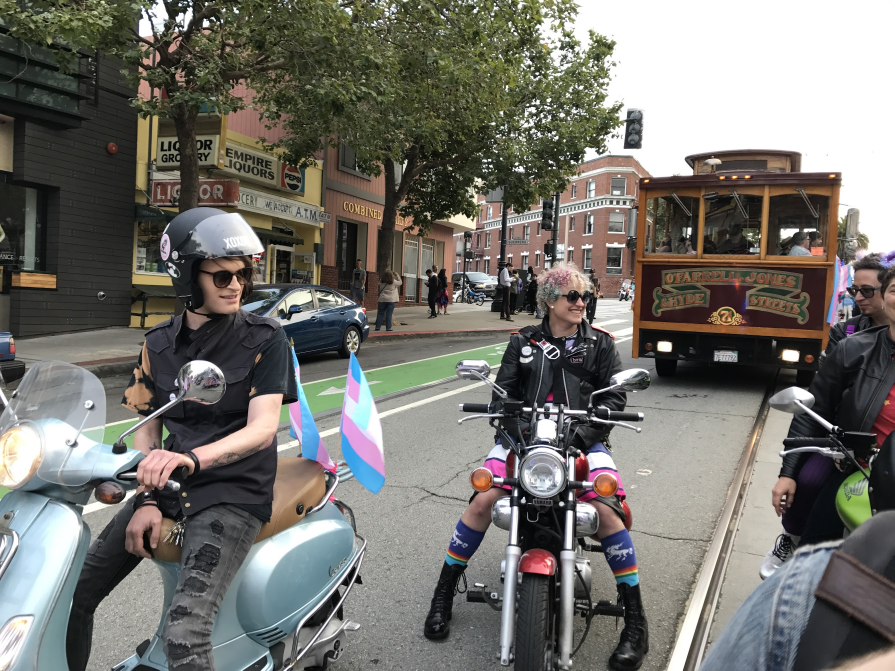
#> input picture assets/img/gallery/IMG_0613.JPG, 2683 x 2012 px (shown at 1/3 size); its folder holds only this picture in this run
$ python -i utils.py   (imports and definitions only)
#> lines starting #> are read from the running program, lines starting #| are printed output that depends on the picture
"""Shared utility functions for Sparkling Pink Pandas scripts."""

import os
import re
from datetime import date

import yaml

GALLERY_WEB_PREFIX = "/assets/img/gallery/"


# [18 lines left out: functions slugify, load_gallery_yaml, not called in this run]


def gallery_known_images(entries):
    """Return set of image paths from gallery entries."""
    return {e['image'] for e in entries if e and e.get('image')}


# [107 lines left out: functions gallery_dated_photos, parse_event_file, update_event_frontmatter, build_event_url, insert_gallery_dates, scan_future_events, not called in this run]


def apply_exif_orientation(img):
    """Rotate image according to EXIF orientation tag."""
    try:
        exif = img.getexif()
        orientation = exif.get(0x0112)
        if orientation == 3:
            img = img.rotate(180, expand=True)
        elif orientation == 6:
            img = img.rotate(270, expand=True)
        elif orientation == 8:
            img = img.rotate(90, expand=True)
    except Exception:
        pass
    return img


# [23 lines left out: functions resize_image, ensure_rgb, not called in this run]

>>> import cv2
>>> picture = cv2.imread('../assets/img/gallery/IMG_0613.JPG', cv2.IMREAD_GRAYSCALE)
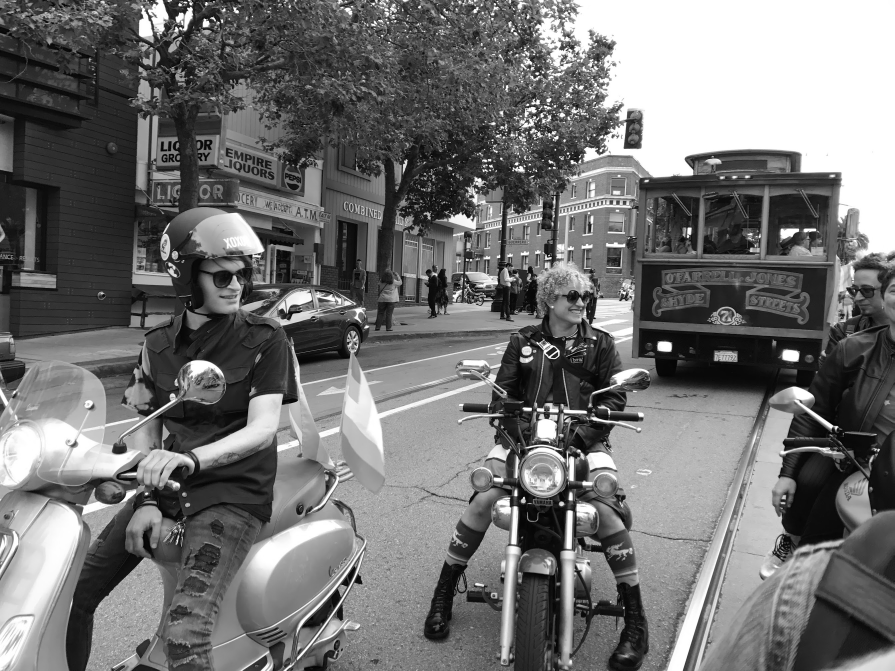
#> picture: shape (2012, 2683) (shown at 1/3 size); min 0, max 255, mean 114.4
>>> result = apply_exif_orientation(picture)

$ run again, on assets/img/gallery/IMG_0628.JPG
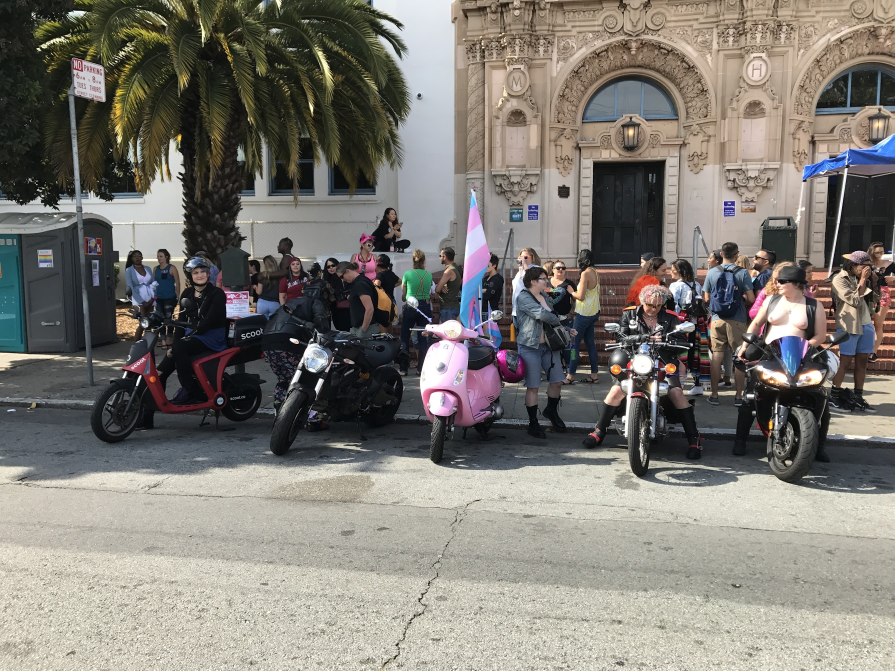
#> input picture assets/img/gallery/IMG_0628.JPG, 2683 x 2012 px (shown at 1/3 size)
#> `picture = cv2.imread('../assets/img/gallery/IMG_0613.JPG', cv2.IMREAD_..`:
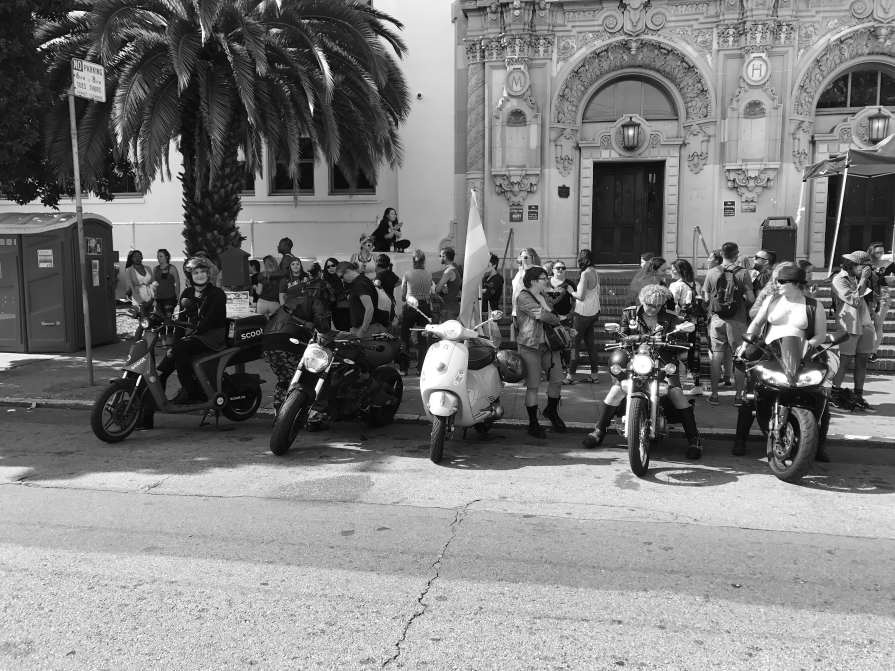
#> picture: shape (2012, 2683) (shown at 1/3 size); min 0, max 255, mean 123.7

$ run again, on assets/img/gallery/IMG_0653.JPG
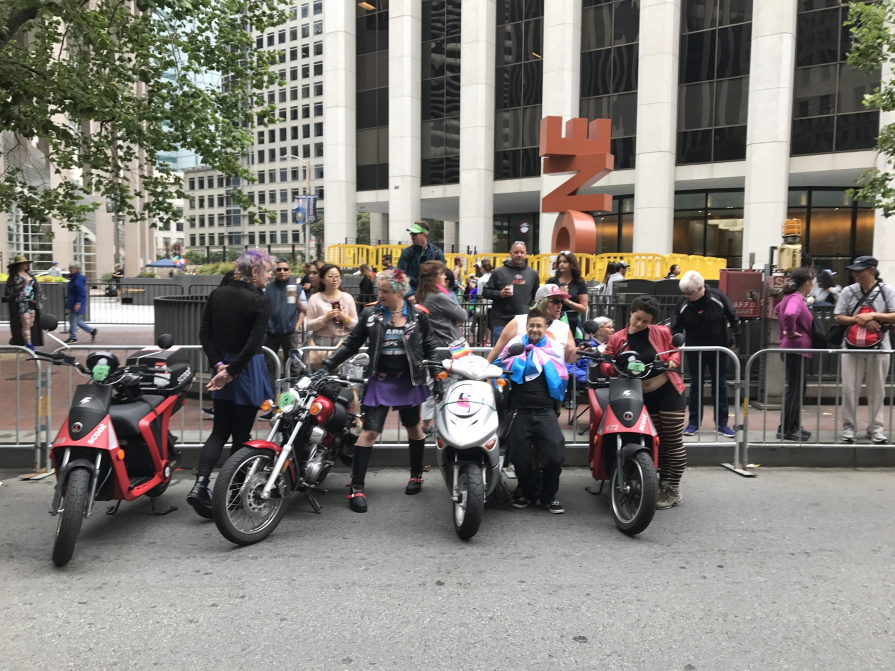
#> input picture assets/img/gallery/IMG_0653.JPG, 2683 x 2012 px (shown at 1/3 size)
#> `picture = cv2.imread('../assets/img/gallery/IMG_0613.JPG', cv2.IMREAD_..`:
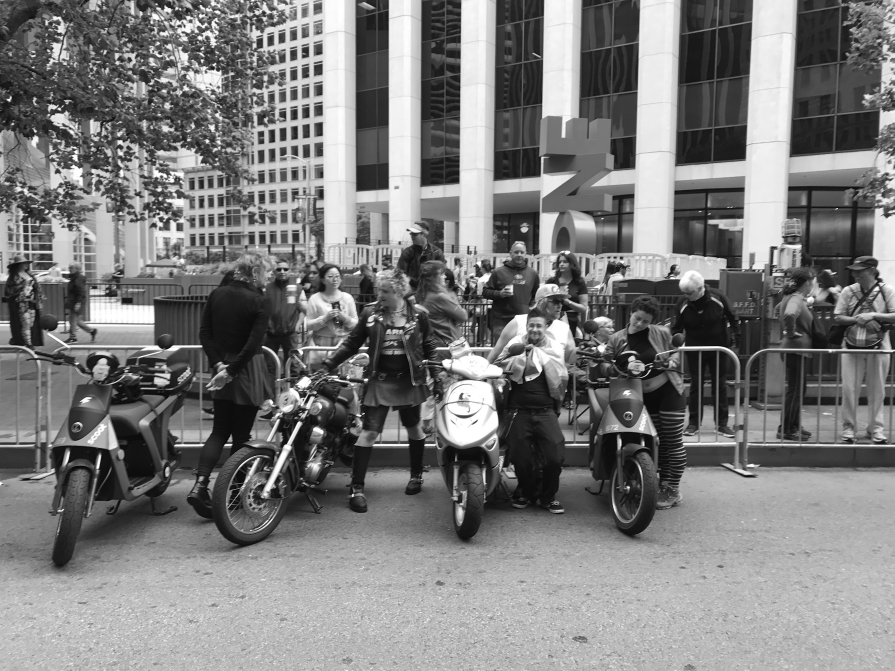
#> picture: shape (2012, 2683) (shown at 1/3 size); min 0, max 255, mean 124.5

$ run again, on assets/img/gallery/IMG_1424.JPG
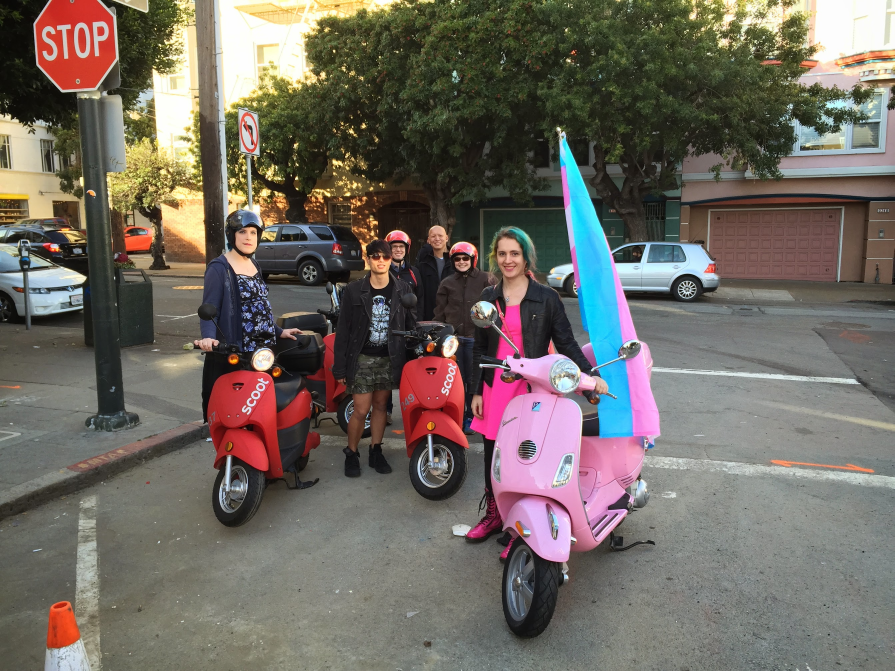
#> input picture assets/img/gallery/IMG_1424.JPG, 2683 x 2012 px (shown at 1/3 size)
#> `picture = cv2.imread('../assets/img/gallery/IMG_0613.JPG', cv2.IMREAD_..`:
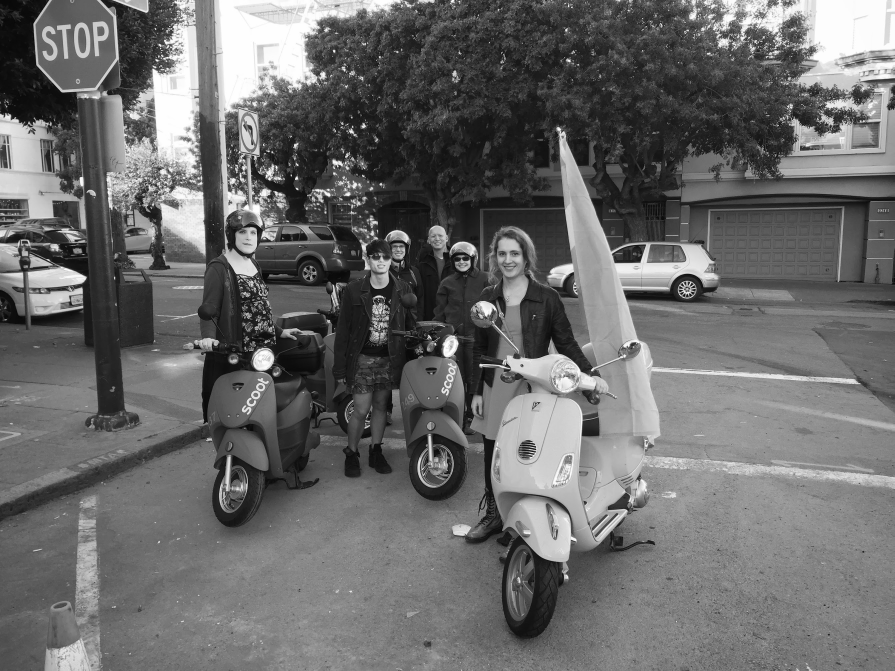
#> picture: shape (2012, 2683) (shown at 1/3 size); min 0, max 255, mean 106.3
